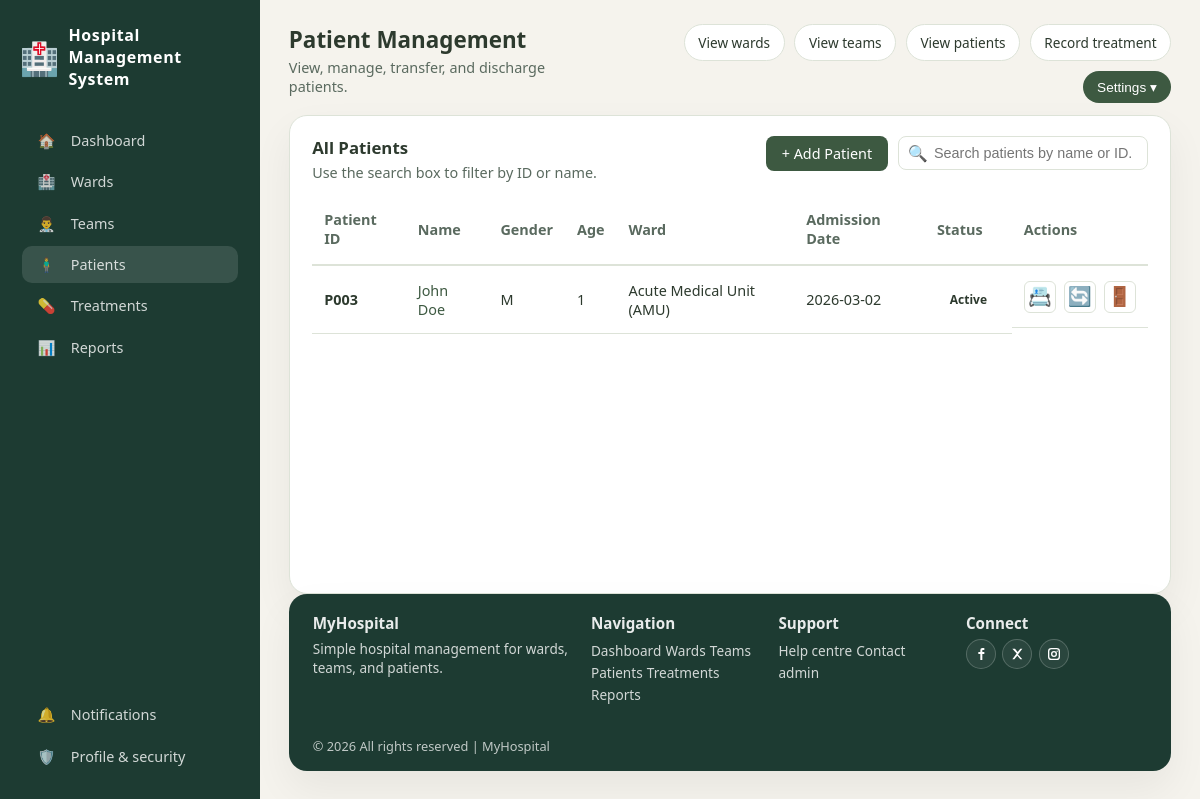
Page /patients on the committed database.
### tables this page shows
CREATE TABLE patients (
            id INTEGER PRIMARY KEY AUTOINCREMENT,
            name TEXT NOT NULL,
            dob TEXT,
            age INTEGER,
            gender TEXT,
            nhs_number TEXT,
            phone TEXT,
            address TEXT,
            admission_datetime TEXT NOT NULL,
            ward_id INTEGER,
            bed TEXT NOT NULL,
            doctor_id INTEGER,
            diagnosis TEXT NOT NULL,
            notes TEXT,
            status TEXT DEFAULT 'Active',
            created_at TIMESTAMP DEFAULT CURRENT_TIMESTAMP,
            FOREIGN KEY (ward_id) REFERENCES wards (id),
            FOREIGN KEY (doctor_id) REFERENCES doctors (id)
        );

CREATE TABLE wards (
            id INTEGER PRIMARY KEY AUTOINCREMENT,
            name TEXT NOT NULL,
            code TEXT,
            type TEXT,
            capacity INTEGER NOT NULL,
            occupied INTEGER DEFAULT 0,
            lead_consultant TEXT,
            status TEXT DEFAULT 'active',
            gender_type TEXT DEFAULT 'Mixed',
            created_at TIMESTAMP DEFAULT CURRENT_TIMESTAMP
        );

### app.py (the view)
@app.route("/patients")
def patients_page():
    conn = get_db_connection()
    patients = conn.execute("""
        SELECT p.*, w.name as ward_name, d.name as doctor_name
        FROM patients p
        LEFT JOIN wards w ON p.ward_id = w.id
        LEFT JOIN doctors d ON p.doctor_id = d.id
        ORDER BY p.created_at DESC
    """).fetchall()
    wards = conn.execute("SELECT id, name, gender_type FROM wards WHERE status='active'").fetchall()
    doctors = conn.execute("SELECT id, name FROM doctors WHERE on_duty=1").fetchall()
    conn.close()
    return render_template("patient.html", patients=patients, wards=wards, doctors=doctors, now=datetime.now)

### app.py (called while the page is built)
def get_db_connection():
    conn = sqlite3.connect(DATABASE_PATH)
    conn.row_factory = sqlite3.Row
    return conn

### templates/patient.html (shortened to what this page needs)
{% extends "base.html" %}
{% block extra_css %}
<link rel="stylesheet" href="/static/css/patient.css">
{% endblock %}
{% block active_patients %}active{% endblock %}
{% block page_title %}Patient Management{% endblock %}
{% block page_subtitle %}View, manage, transfer, and discharge patients.{% endblock %}
{% block top_actions %}
{{ super() }}
{% endblock %}
{% block content %}
<section class="table-card">
  <div class="table-card-header">
    <div>
      <h2>All Patients</h2>
      <p>Use the search box to filter by ID or name.</p>
    </div>
    <div class="table-actions">
      <a href="/patients/add" class="primary-btn">+ Add Patient</a>
      <div class="search-wrapper">
        <span class="search-icon">🔍</span>
        <input type="text" id="searchInput" placeholder="Search patients by name or ID..." autocomplete="off" />
      </div>
    </div>
  </div>
  <div class="table-scroll">
    <table class="data-table" id="patientTable">
      <thead>
        <tr>
          <th>Patient ID</th>
          <th>Name</th>
          <th>Gender</th>
          <th>Age</th>
          <th>Ward</th>
          <th>Admission Date</th>
          <th>Status</th>
          <th>Actions</th>
        </tr>
      </thead>
      <tbody>
        {% for p in patients %}
        <tr>
          <td><strong>P{{ '%03d' % p.id }}</strong></td>
          <td><a href="{{ url_for('patient_detail', patient_id=p.id) }}" class="patient-link">{{ p.name }}</a></td>
          <td>{{ p.gender }}</td>
          <td>{{ p.age }}</td>
          <td>{{ p.ward_name or '—' }}</td>
          <td>{{ p.admission_datetime[:10] if p.admission_datetime else '—' }}</td>
          <td><span class="status-badge {{ p.status|lower }}">{{ p.status }}</span></td>
          <td class="actions">
            <button onclick="viewPatient('{{ p.id }}')" class="btn-action btn-view" title="View Details">📇</button>
            <button data-patient-id="{{ p.id }}" data-patient-name="{{ p.name|e }}"
              data-patient-gender="{{ p.gender|e }}" data-current-ward="{{ (p.ward_name or '')|e }}"
              class="btn-action btn-transfer" onclick="openTransferModal(this)" title="Transfer">🔄</button>
            <button onclick="dischargePatient('{{ p.id }}', '{{ p.name|e }}')" class="btn-action btn-discharge"
              title="Discharge">🚪</button>
          </td>
        </tr>
        {% endfor %}
      </tbody>
    </table>
  </div>
</section>
{% endblock %}

### static/css/base.css (style rules this page uses)
* { box-sizing: border-box; }
html[data-theme="light"] { --bg-page: #f5f3ed; --bg-main: #ffffff; --bg-hero: #e8f5d3; --bg-feature: #f5f3ed; --bg-card: #ffffff; --bg-sidebar: #1d3b32; --bg-pill: #d9edcf; --text-main: #2d3a2e; --text-muted: #5a6a5f; --text-invert: #ffffff; --accent: #3d5941; --accent-soft: #6c8f5f; --accent-pill: #325037; --border-subtle: #dde3d8; --shadow-soft: 0 18px 40px rgba(0, 0, 0, 0.06); }
body { margin: 0; font-family: system-ui, -apple-system, BlinkMacSystemFont, "Segoe UI", sans-serif; background: var(--bg-page); color: var(--text-main); }

### static/css/patient.css (style rules this page uses)
.table-card { background: var(--bg-main); border-radius: 18px; padding: 1.2rem 1.4rem; border: 1px solid var(--border-subtle); box-shadow: var(--shadow-soft); display: flex; flex-direction: column; margin-top: 0; }
.table-card-header { display: flex; justify-content: space-between; align-items: flex-start; gap: 1rem; margin-bottom: 0.8rem; }
.table-card-header h2 { margin: 0 0 0.25rem; font-size: 1.05rem; }
.table-card-header p { margin: 0; font-size: 0.9rem; color: var(--text-muted); }
.table-actions { display: flex; align-items: center; gap: 0.6rem; flex-wrap: wrap; }
.primary-btn { padding: 0.5rem 1rem; background: var(--accent); color: white; border: none; border-radius: 8px; text-decoration: none; font-size: 0.9rem; cursor: pointer; transition: background 0.2s; white-space: nowrap; }
.search-wrapper { position: relative; }
.search-wrapper .search-icon { position: absolute; left: 10px; top: 50%; transform: translateY(-50%); pointer-events: none; font-size: 1rem; color: var(--text-muted); }
.search-wrapper input { padding: 0.5rem 1rem 0.5rem 2.2rem; border: 1px solid var(--border-subtle); border-radius: 8px; background: var(--bg-main); color: var(--text-main); font-size: 0.9rem; min-width: 250px; width: 100%; }
.table-scroll { overflow-x: auto; }
.data-table { width: 100%; border-collapse: collapse; font-size: 0.9rem; }
.data-table thead { background: var(--bg-main); }
.data-table th { padding: 1rem 0.75rem; text-align: left; font-weight: 600; color: var(--text-muted); border-bottom: 2px solid var(--border-subtle); }
.data-table td { padding: 0.9rem 0.75rem; border-bottom: 1px solid var(--border-subtle); color: var(--text-main); }
.patient-link { color: var(--accent); text-decoration: none; font-weight: 500; }
.status-badge { display: inline-block; padding: 0.25rem 0.8rem; border-radius: 20px; font-size: 0.75rem; font-weight: 600; }
.actions { display: flex; gap: 0.5rem; }
.btn-action { width: 32px; height: 32px; border-radius: 6px; border: 1px solid var(--border-subtle); background: var(--bg-main); color: var(--text-main); cursor: pointer; display: inline-flex; align-items: center; justify-content: center; font-size: 1.2rem; transition: all 0.2s; }

### rows in the picture
patients: id "003", name "John Doe", gender "M", age "1", name "Acute Medical Unit (AMU)", admission_datetime "2026-03-02", status "Active"
